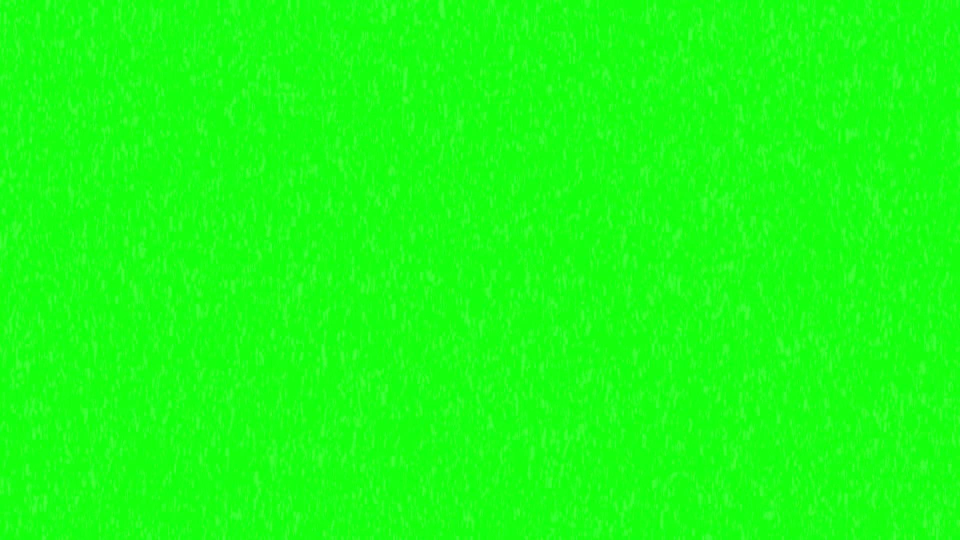
#> input picture green.jpg, 1920 x 1080 px, found by its file name (shown at 1/2 size)
$ python set_filter.py
#> lines starting #> are read from the running program, lines starting #| are printed output that depends on the picture
import cv2
import numpy as np
import imutils

if __name__ == "__main__":
    def nothing(*arg):
        pass

cv2.namedWindow("result")  # главное окно
cv2.namedWindow("settings")  # окно настроек

# создаем 6 бегунков для настроек параметров HLS
cv2.createTrackbar("h1", "settings", 0, 255, nothing)
cv2.createTrackbar("s1", "settings", 0, 255, nothing)
cv2.createTrackbar("v1", "settings", 0, 255, nothing)
cv2.createTrackbar("h2", "settings", 255, 255, nothing)
cv2.createTrackbar("s2", "settings", 255, 255, nothing)
cv2.createTrackbar("v2", "settings", 255, 255, nothing)
crange = [0,0,0,0,0,0]


while True:
    img = cv2.imread(r"C:\CREESTL\Programming\PythonCoding\semestr_3\green.jpg")
#> img is the input picture: shape (1080, 1920, 3); mean B, G, R 20.2, 253.8, 27.1

    img = imutils.resize(img, width = 800)
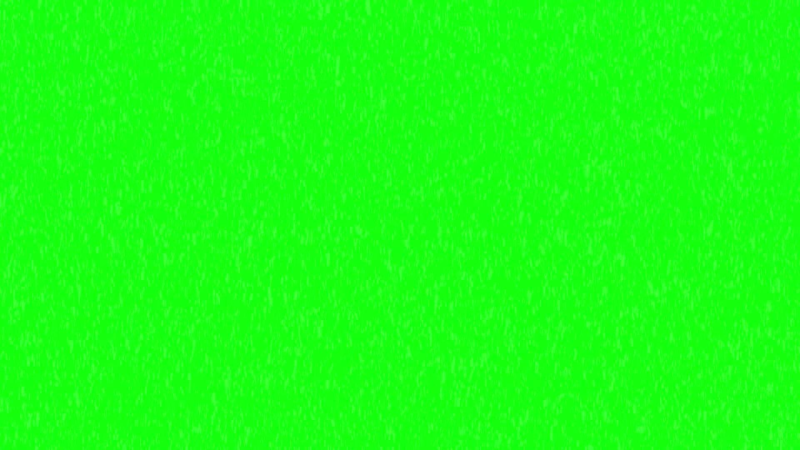
#> img: shape (450, 800, 3); mean B, G, R 20.2, 253.8, 27.1

    hsv = cv2.cvtColor(img, cv2.COLOR_BGR2HSV)
#> hsv: shape (450, 800, 3); mean H, S, V 59.1, 234.8, 253.8


    # считываем значения бегунков
    h1 = cv2.getTrackbarPos("h1", "settings")
    s1 = cv2.getTrackbarPos("s1", "settings")
    v1 = cv2.getTrackbarPos("v1", "settings")
    h2 = cv2.getTrackbarPos("h2", "settings")
    s2 = cv2.getTrackbarPos("s2", "settings")
    v2 = cv2.getTrackbarPos("v2", "settings")

    # формируем начальный и конечный цвет фильтра
    h_min = np.array((h1, s1, v1), np.uint8)
    #h_min = np.uint8([h1, s1, v1])
    h_max = np.array((h2, s2, v2), np.uint8)
    #h_max = np.uint8([h2, s2, v2])
    # накладываем фильтр на кадр в модели HSV

    thresh = cv2.inRange(hsv, h_min, h_max)
#> thresh: shape (450, 800); every value is 255

    cv2.imshow("result", thresh)

    ch = cv2.waitKey(5)
#> (key q is pressed here)
    if ch == ord("q"):
        break

cv2.destroyAllWindows()
